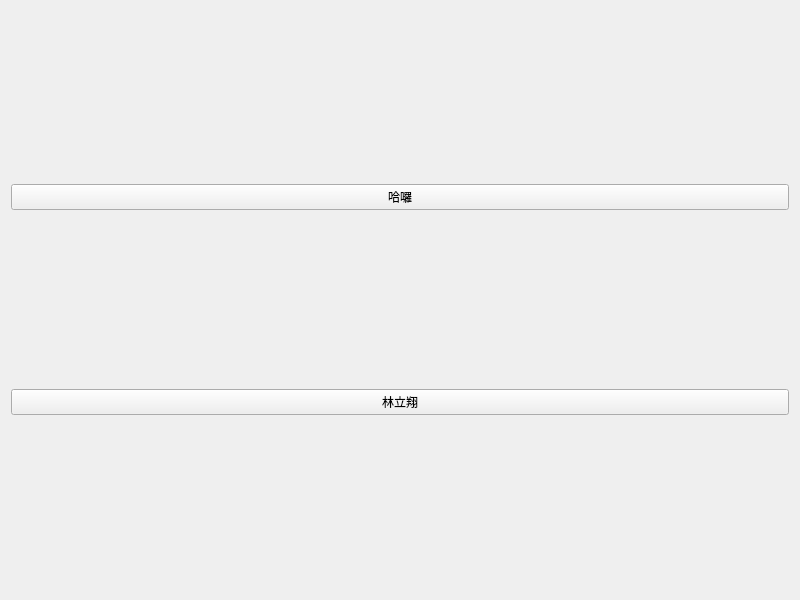
<?xml version="1.0" encoding="UTF-8"?>
<ui version="4.0">
 <class>Widget</class>
 <widget class="QWidget" name="Widget">
  <property name="geometry">
   <rect>
    <x>0</x>
    <y>0</y>
    <width>800</width>
    <height>600</height>
   </rect>
  </property>
  <property name="windowTitle">
   <string>Widget</string>
  </property>
  <layout class="QVBoxLayout" name="verticalLayout_2">
   <item>
    <widget class="QPushButton" name="pushButton">
     <property name="text">
      <string>哈囉</string>
     </property>
    </widget>
   </item>
   <item>
    <widget class="QPushButton" name="pushButton_2">
     <property name="text">
      <string>林立翔</string>
     </property>
    </widget>
   </item>
  </layout>
 </widget>
 <resources/>
 <connections/>
</ui>
